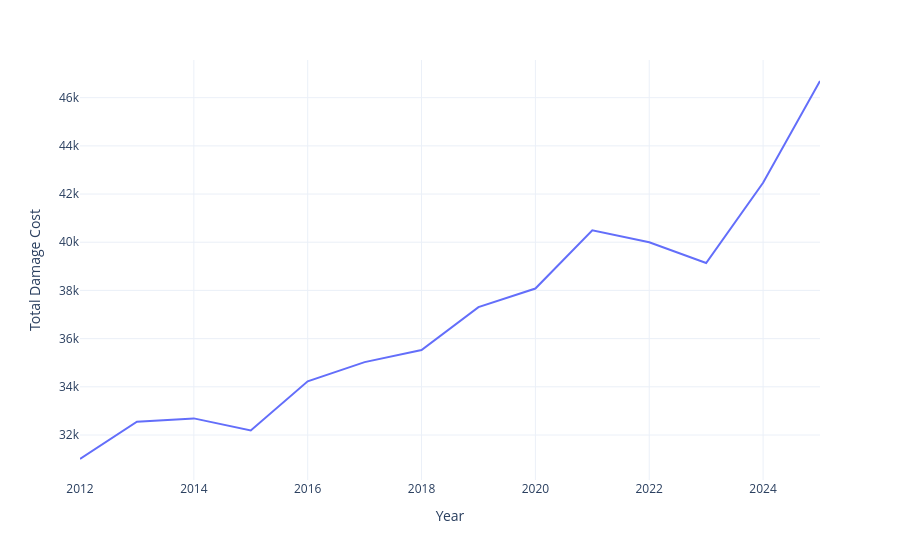

Write notebook code for a chart like this one.
### Code cell
cost_by_year = df.groupby('Year')['Total Damage Cost'].median().reset_index()

fig = px.line(cost_by_year, x = 'Year', y = 'Total Damage Cost')
fig.show()

### Figure 1 — Plotly figure (JSON) as saved in the notebook; plotly's stock layout.template omitted (floating-point values rounded to 4 significant figures)
{"data": [{"hovertemplate": "Year=%{x}<br>Total Damage Cost=%{y}<extra></extra>", "legendgroup": "", "line": {"color": "#636efa", "dash": "solid"}, "marker": {"symbol": "circle"}, "mode": "lines", "name": "", "orientation": "v", "showlegend": false, "type": "scatter", "x": [2012, 2013, 2014, 2015, 2016, 2017, 2018, 2019, 2020, 2021, 2022, 2023, 2024, 2025], "xaxis": "x", "y": [31000.0, 32550.0, 32690.0, 32190.0, 34230.0, 35020.0, 35520.0, 37310.0, 38080.0, 40500.0, 40000.0, 39140.0, 42470.0, 46690.0], "yaxis": "y"}], "layout": {"legend": {"tracegroupgap": 0}, "margin": {"t": 60}, "xaxis": {"anchor": "y", "domain": [0, 1], "title": {"text": "Year"}}, "yaxis": {"anchor": "x", "domain": [0, 1], "title": {"text": "Total Damage Cost"}}}}
